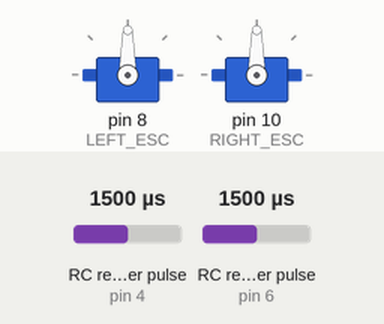
Recording of a sketch running on a simulated Arduino Uno, built with avr-gcc and run on an emulated ATmega328P. Shown: 2 × servo. Wiring (inferred from the names in the program): 2 × RC receiver channel: data pin 4 / data pin 6. The inputs (shaded band) are chosen by the test bench; at power-on: RC receiver pulse (sensors on pin 4, pin 6) 1500 µs. What the sketch prints to the serial monitor is not drawn.

Above: at 1.2 s.
1.3 s: RC receiver pulse (sensor on pin 4) set to 1020 µs
At 3.2 s:
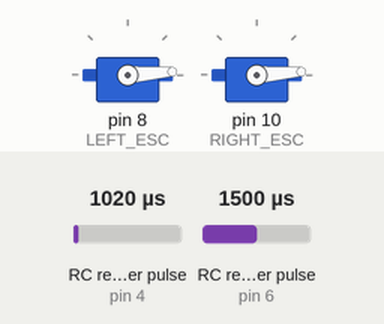
4.3 s: RC receiver pulse (sensor on pin 6) set to 1250 µs
At 5.8 s:
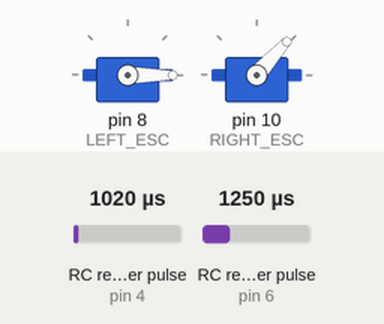
7.3 s: RC receiver pulse (sensor on pin 4) set to 1750 µs
At 9.5 s:
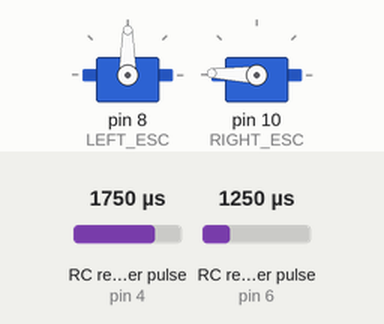
10.3 s: RC receiver pulse (sensor on pin 6) set to 1500 µs
At 11.5 s:
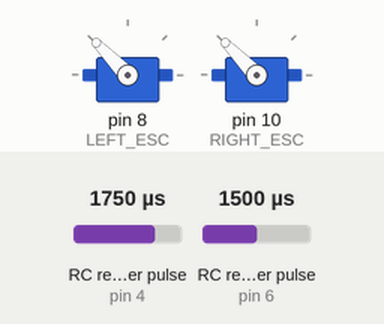
13.3 s: RC receiver pulse (sensor on pin 4) set to 1250 µs
At 15.5 s:
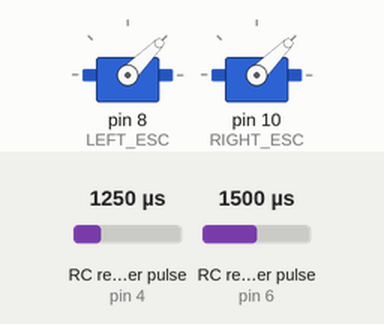
16.3 s: RC receiver pulse (sensor on pin 6) set to 1020 µs
At 18.2 s:
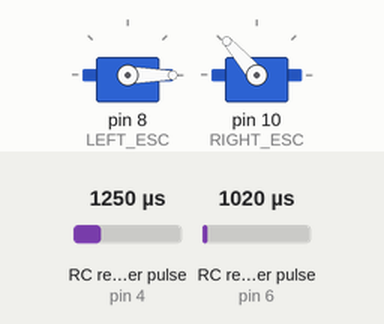
Timing chart, 0 to 19.7 s (numbered marks = the images above; inputs shaded):
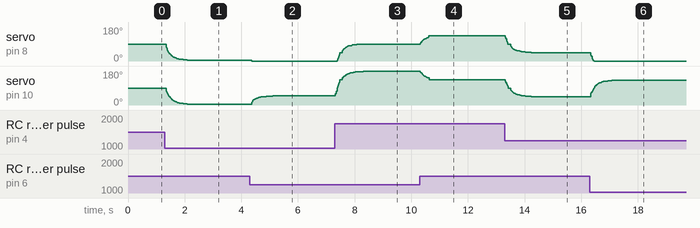

The sketch:

newcode.ino
```cpp
#include <Servo.h>
#include <Wire.h>
#include <MPU9250.h>

// Pin Configurations
const int DRIVE_CHANNEL = 4;  // Forward/Reverse input pin
const int TURN_CHANNEL = 6;   // Turning input pin
const int LEFT_ESC = 8;        // Left drive PWM
const int RIGHT_ESC = 10;      // Right drive PWM

// Control Parameters
const int MAX_MOTOR = 180;
const int MIN_MOTOR = 0;
const int NEUTRAL = 90;

// Kalman Filter Variables
float kalmanDriveEstimate = 0.0;
float kalmanDriveErrorCovariance = 1.0;
float kalmanTurnEstimate = 0.0;
float kalmanTurnErrorCovariance = 1.0;

// Global Objects
Servo leftESC, rightESC;
MPU9250 mpu;

void setup() {
    Serial.begin(9600);
    Wire.begin();

    // Initialize MPU-9250
    if (mpu.setup(0x68)) { // Default I2C address
        Serial.println("MPU-9250 connection successful");
    } else {
        Serial.println("Failed to connect to MPU-9250");
    }

    // Attach ESCs to respective pins
    leftESC.attach(LEFT_ESC);
    rightESC.attach(RIGHT_ESC);

    // Set initial motor states
    leftESC.write(NEUTRAL);
    rightESC.write(NEUTRAL);
}

void loop() {
    // Read drive and turn inputs from receiver
    int rawDrive = map(pulseIn(DRIVE_CHANNEL, HIGH), 1000, 2000, -100, 100);
    int rawTurn = map(pulseIn(TURN_CHANNEL, HIGH), 1000, 2000, -100, 100);

    // Apply Kalman filter to smooth inputs
    float filteredDrive = kalmanFilter(rawDrive, &kalmanDriveEstimate, &kalmanDriveErrorCovariance, 1e-3, 0.1);
    float filteredTurn = kalmanFilter(rawTurn, &kalmanTurnEstimate, &kalmanTurnErrorCovariance, 1e-3, 0.1);

    // Apply deadband to filtered inputs
    int drive = applyDeadband((int)filteredDrive);
    int turn = applyDeadband((int)filteredTurn);

    // Calculate motor speeds based on drive and turn inputs
    int leftSpeed = drive + turn;
    int rightSpeed = drive - turn;

    leftSpeed = map(constrain(leftSpeed, -100, 100), -100, 100, MIN_MOTOR, MAX_MOTOR);
    rightSpeed = map(constrain(rightSpeed, -100, 100), -100, 100, MIN_MOTOR, MAX_MOTOR);

    leftESC.write(leftSpeed);
    rightESC.write(rightSpeed);
}

int applyDeadband(int value) {
    if (abs(value) < 10) return 0;
    return value;
}

float kalmanFilter(float measurement, float* estimate, float* errorCovariance, float processVariance, float measurementVariance) {
    float prediction = *estimate;
    float predictionCovariance = *errorCovariance + processVariance;

    float kalmanGain = predictionCovariance / (predictionCovariance + measurementVariance);
    *estimate = prediction + kalmanGain * (measurement - prediction);
    *errorCovariance = (1 - kalmanGain) * predictionCovariance;

    return *estimate;
}
```

Measured:
- after the input at 1.3 s, servo on pin 8 (LEFT_ESC), servo on pin 10 (RIGHT_ESC): moves from 90° to 4° over 0.88 s, starting at once
- after the input at 4.3 s, servo on pin 8 (LEFT_ESC): 4° → 0° after 0.06 s; servo on pin 10 (RIGHT_ESC): moves from 4° to 48° over 0.74 s, starting after 0.06 s
- after the input at 7.3 s, servo on pin 8 (LEFT_ESC): moves from 0° to 90° over 0.92 s, starting after 0.08 s; servo on pin 10 (RIGHT_ESC): moves from 48° to 178° over 0.98 s, starting at once
- after the input at 10.3 s, servo on pin 8 (LEFT_ESC): moves from 90° to 134° over 0.30 s, starting at once; servo on pin 10 (RIGHT_ESC): moves from 178° to 134° over 0.32 s, starting at once
- after the input at 13.3 s, servo on pin 8 (LEFT_ESC), servo on pin 10 (RIGHT_ESC): moves from 134° to 45° over 0.92 s, starting at once
- after the input at 16.3 s, servo on pin 8 (LEFT_ESC): 45° → 0° at once; servo on pin 10 (RIGHT_ESC): moves from 45° to 131° over 0.88 s, starting at once
